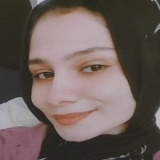
#> input picture backend/user_images/asmaa nazeh/asmaa nazeh_1.jpg, 160 x 160 px
$ python -i alignment.py   (imports and definitions only)
#> lines starting #> are read from the running program, lines starting #| are printed output that depends on the picture
#> further down, picture is the input picture: shape (160, 160, 3); mean B, G, R 89.5, 94, 107.7
import cv2
import numpy as np
from mtcnn import MTCNN

# [1 line that did not run here, left out]

# [71 lines left out: functions align_face, align_face_with_landmarks, not called in this run]

def preprocess_face(face_image):

    try:

        face_normalized = cv2.normalize(face_image, None, 0, 255, cv2.NORM_MINMAX)
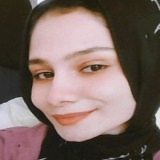
#> face_normalized: shape (160, 160, 3); mean B, G, R 97.4, 103.6, 122.3


        lab = cv2.cvtColor(face_normalized, cv2.COLOR_BGR2LAB)
#> lab: shape (160, 160, 3); mean of channels 0, 1, 2 111.5, 134.1, 134.8
        l, a, b = cv2.split(lab)
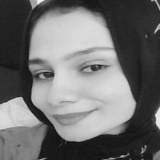
#> l: shape (160, 160); min 9, max 244, mean 111.5
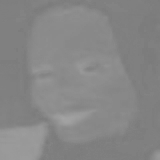
#> a: shape (160, 160); min 122, max 164, mean 134.1
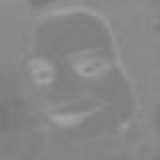
#> b: shape (160, 160); min 119, max 164, mean 134.8
        clahe = cv2.createCLAHE(clipLimit=2.0, tileGridSize=(8, 8))
        l = clahe.apply(l)
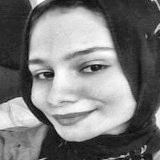
#> l: shape (160, 160); min 7, max 255, mean 122.5
        enhanced = cv2.merge([l, a, b])
#> enhanced: shape (160, 160, 3); mean of channels 0, 1, 2 122.5, 134.1, 134.8
        face_enhanced = cv2.cvtColor(enhanced, cv2.COLOR_LAB2BGR)
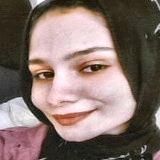
#> face_enhanced: shape (160, 160, 3); mean B, G, R 107.9, 114.4, 133.2

        return face_enhanced

    except Exception as e:
        print(f"Error in preprocessing: {e}")
        return face_image

>>> import cv2
>>> picture = cv2.imread('../user_images/asmaa nazeh/asmaa nazeh_1.jpg')
>>> result = preprocess_face(picture)

$ run again, on backend/user_images/asmaa nazeh/asmaa nazeh_3.jpg
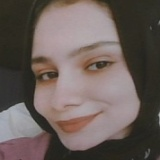
#> input picture backend/user_images/asmaa nazeh/asmaa nazeh_3.jpg, 160 x 160 px
#> picture is the input picture: shape (160, 160, 3); mean B, G, R 90.1, 94.5, 106.5
#> lab: shape (160, 160, 3); mean of channels 0, 1, 2 120.8, 134, 135
#> in preprocess_face, `l, a, b = cv2.split(lab)`:
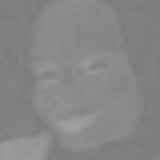
#> a: shape (160, 160); min 121, max 162, mean 134
#> enhanced: shape (160, 160, 3); mean of channels 0, 1, 2 128.4, 134, 135
#> in preprocess_face, `face_enhanced = cv2.cvtColor(enhanced, cv2.COLOR_LAB2BGR)`:
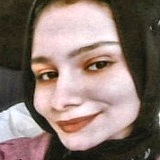
#> face_enhanced: shape (160, 160, 3); mean B, G, R 113.7, 120.6, 139.3
